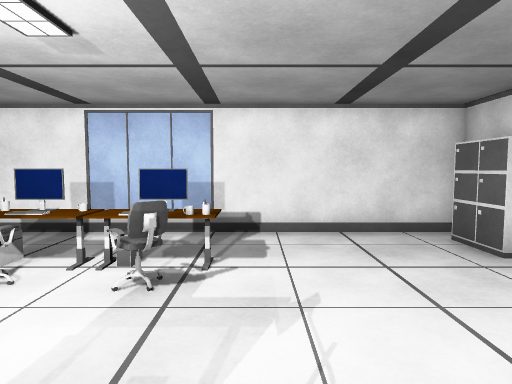
view 1 (above)

15 first-person views from a walk through a 3-D level made in the Unity game engine. The camera is 1.5 m above the floor, tilts 4° down and sees 75° across. Doors are open. The floor is counted in squares, 1 m on a side. Each view is taken from the middle of a square. On the plan, view 1 faces up. The plan holds only what a view shows up to about 15 squares ahead; the rest is blank. The place goes on beyond the plan. The player character is not drawn. Surface patterns are stand-ins for the level's own textures.

view 2
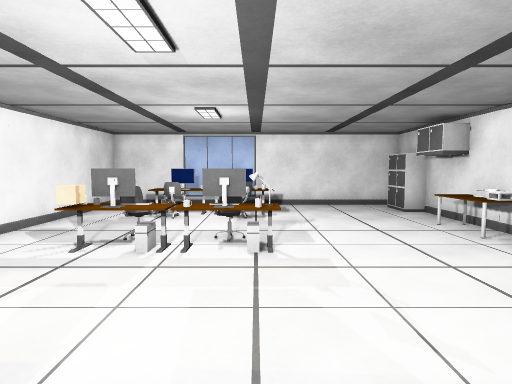

view 3
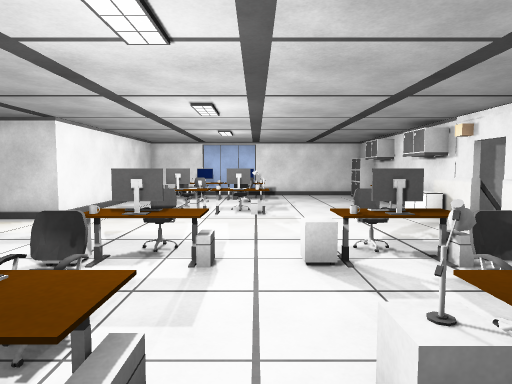

view 4
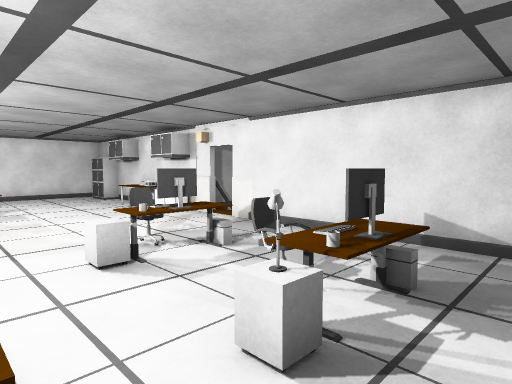

view 5
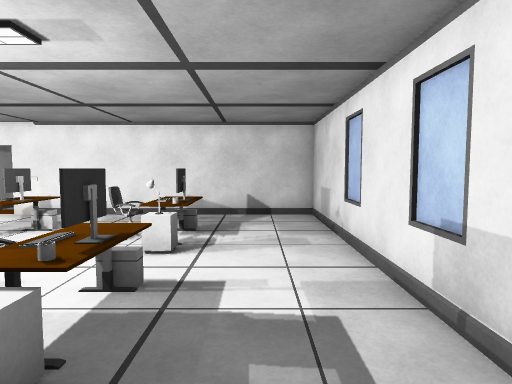

view 6
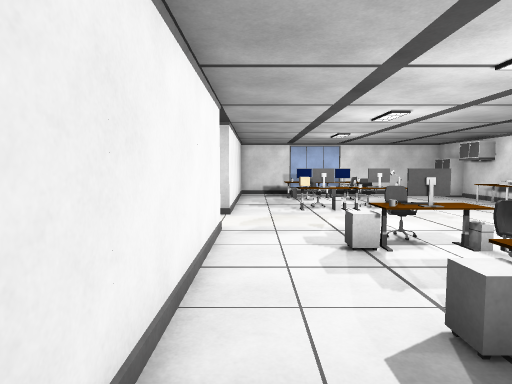

view 7
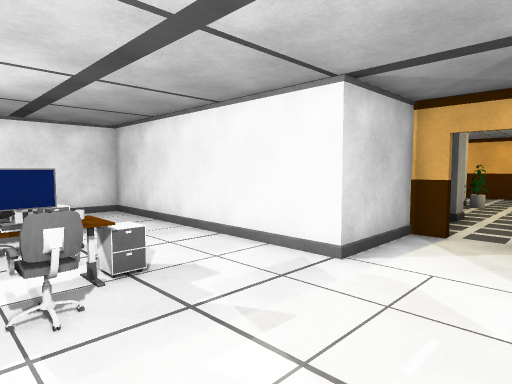

view 8
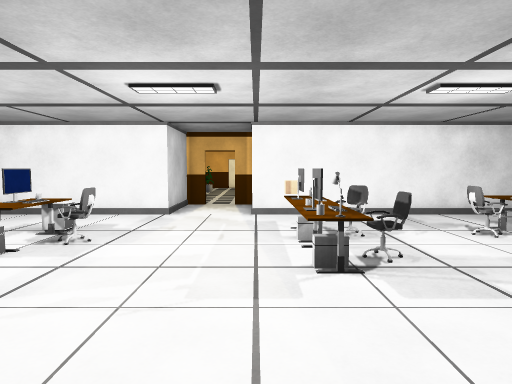

view 9
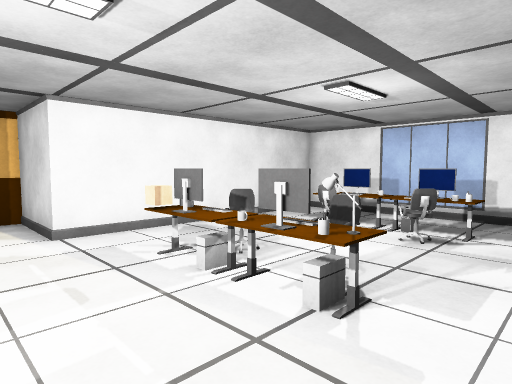

view 10
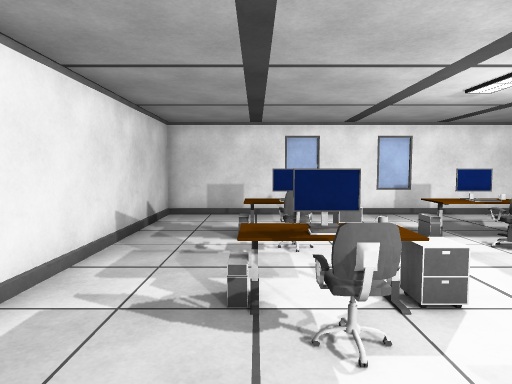

view 11
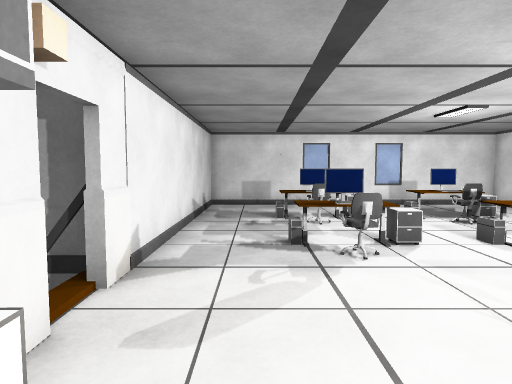

view 12
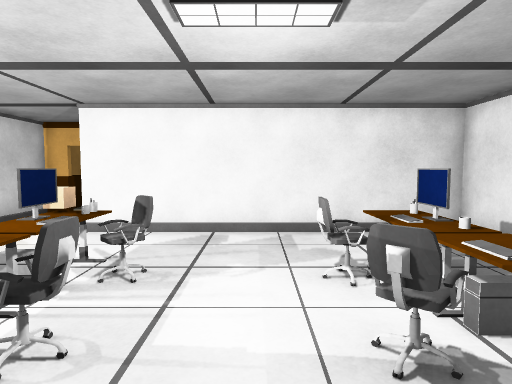

view 13
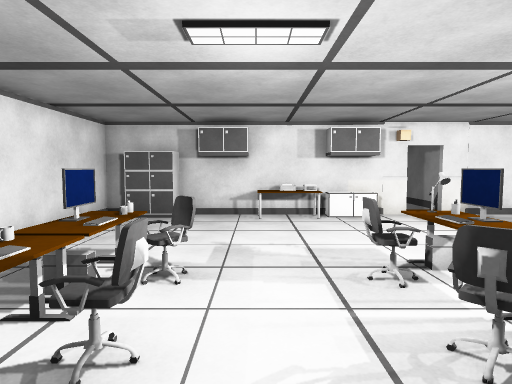

view 14
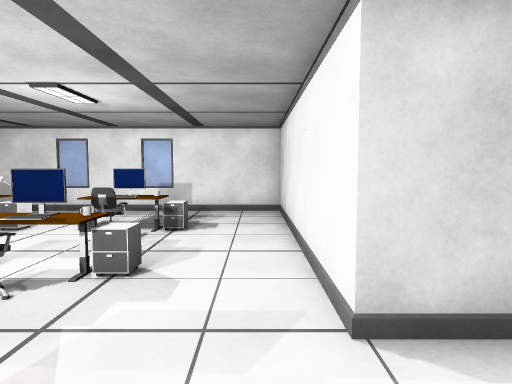

view 15
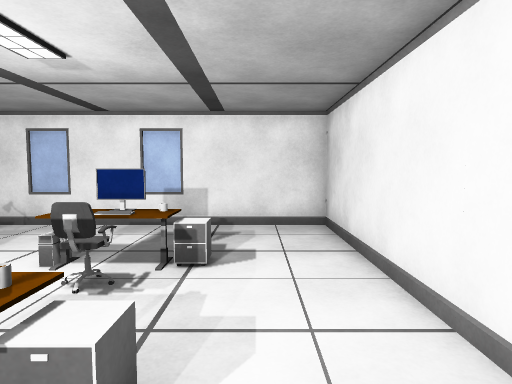

### Floor plan
Points are (right, up) in squares from view 1. A wall is a line through its corners. A room is listed if a view was taken in it or the views show most of it. See-through windows are left out.
Room 1 (views 1, 2, 3, 4, 5, 6, 7, 8, 9, 10, 11, 12, 13, 14, 15)
walls: (4.9, -2) (4.9, 5.5); (-9.9, -3) (-9.9, -3.9) (-6.9, -3.9) (-6.9, -12.9) (4.9, -12.9) (4.9, -3); (4.9, 7.2) (4.9, 7.9) (-6.9, 7.9) (-6.9, -1.1) (-9.9, -1.1) (-9.9, -1.9)
ways out: open door at (5, -2.5); gap at (-10, -2.5)
objects: other object (-5, 0); cabinet (-4, -9); cabinet (-4, -6); other object (-4, -1); other object (-4, 0); chair (-4, 1) to (-3, 1); chair (-4, 4) to (-3, 4); keyboard (-4, 5); other object (-4, 6) to (-3, 6); monitor (-3, -10); keyboard (-3, -9); chair (-3, -8); mug (-3, -7); monitor (-3, -6); chair (-3, -5) to (-3, -4); other object (-3, 0); mug (-3, 5); other object (-2, -10); other object (-2, -5); other object (-2, 0); chair (-2, 1) to (-1, 1); chair (-2, 4) to (-1, 4); keyboard (-2, 5); other object (-2, 6) to (-1, 6); cabinet (-1, -9); monitor (-1, 0); other object (-1, 5); other object (0, -9); cabinet (0, -6); other object (0, 5); monitor (1, -10); mug (1, -9); chair (1, -8); other object (1, -7); monitor (1, -6); chair (1, -5) to (1, -4); other object (2, -10); other object (2, -5); cabinet (4, 0) to (5, 1); other object (4, 2) to (5, 2); other object (4, 3); cabinet (4, 6) to (5, 7)

Where each view was taken, in squares from view 1:
view 1: 0 up, 0 right, facing up
view 2: 6 down, 1 left, facing up
view 3: 11 down, 1 left, facing up
view 4: 11 down, 2 left, facing up-right
view 5: 11 down, 6 left, facing right
view 6: 12 down, 6 left, facing up
view 7: 1 down, 2 left, facing down-left
view 8: 1 down, 4 right, facing left
view 9: 3 down, 1 right, facing up-left
view 10: 2 down, 2 right, facing down
view 11: 1 up, 3 right, facing down
view 12: 3 up, 1 right, facing left
view 13: 3 up, 6 left, facing right
view 14: 1 down, 6 left, facing down
view 15: 4 down, 5 left, facing down
